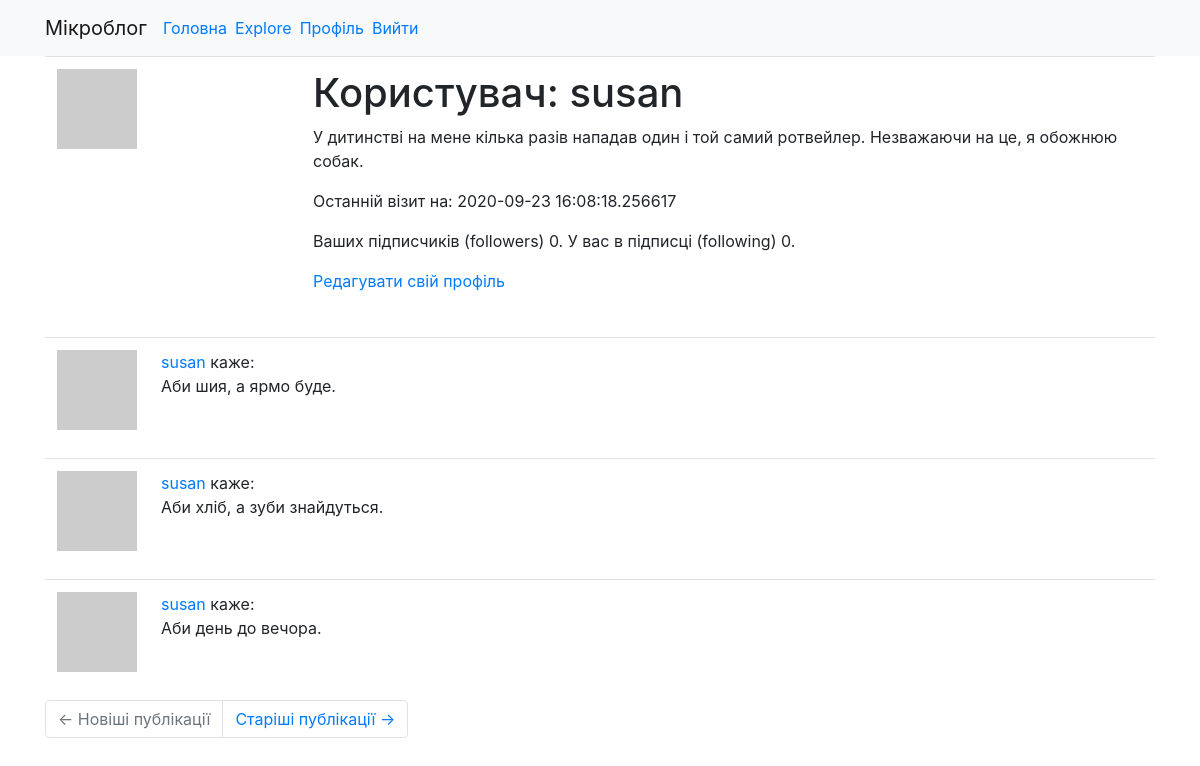
Before: /user/susan (signed in) with the older database file.
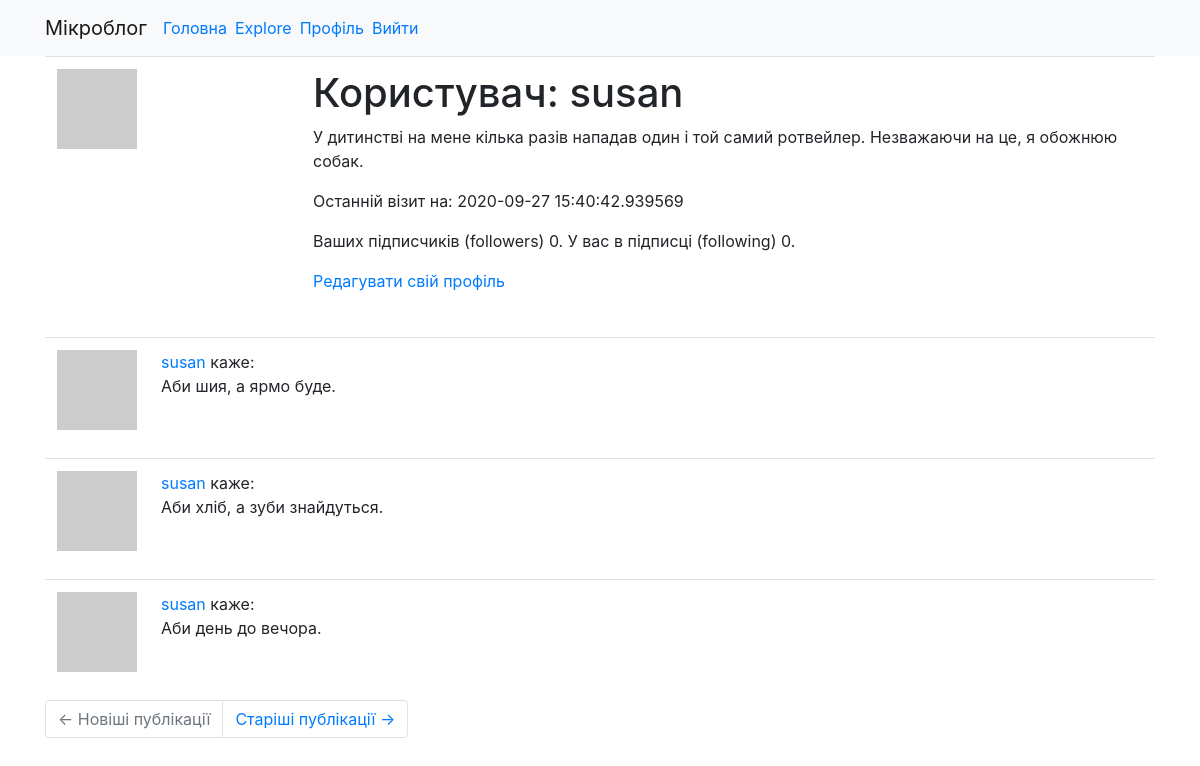
After: the same page with the newer database file.
### app/models.py (models this page shows, shortened)
class User(UserMixin, db.Model):
    id = db.Column(db.Integer, primary_key=True)
    username = db.Column(db.String(64), index=True, unique=True)
    email = db.Column(db.String(120), index=True, unique=True)
    password_hash = db.Column(db.String(128))
    posts = db.relationship('Post', backref='author', lazy='dynamic')
    about_me = db.Column(db.String(140))
    last_seen = db.Column(db.DateTime, default=datetime.utcnow)
    followed = db.relationship(
        'User', secondary=followers,
        primaryjoin=(followers.c.follower_id == id),
        secondaryjoin=(followers.c.followed_id == id),
        backref=db.backref('followers', lazy='dynamic'), lazy='dynamic')
    def avatar(self, size):
        digest = md5(self.email.lower().encode('utf-8')).hexdigest()
        return 'https://www.gravatar.com/avatar/{}?d=identicon&s={}'.format(
            digest, size)

class Post(db.Model):
    id = db.Column(db.Integer, primary_key=True)
    body = db.Column(db.String(140))
    timestamp = db.Column(db.DateTime, index=True, default=datetime.utcnow)
    user_id = db.Column(db.Integer, db.ForeignKey('user.id'))

### app/routes.py (the view)
@app.route('/user/<username>')
@login_required
def user(username):
    user = User.query.filter_by(username=username).first_or_404()
    page = request.args.get('page', 1, type=int)
    posts = user.posts.order_by(Post.timestamp.desc()).paginate(
        page, app.config['POSTS_PER_PAGE'], False)
    next_url = url_for('user', username=user.username, page=posts.next_num) \
        if posts.has_next else None
    prev_url = url_for('user', username=user.username, page=posts.prev_num) \
        if posts.has_prev else None
    return render_template('user.html', user=user, posts=posts.items, next_url=next_url, prev_url=prev_url)

### app/models.py (called while the page is built)
@login.user_loader
def load_user(id):
    return User.query.get(int(id))

### app/routes.py (called while the page is built)
@app.before_request
def before_request():
    if current_user.is_authenticated:
        current_user.last_seen = datetime.utcnow()
        db.session.commit()

### app/templates/user.html
{% extends "base.html" %}
{% block content %}
<table class="table table-hover">
	<tr valign="top">
		<td width="256px"><img src="{{ user.avatar(256) }}"></td>
		<td>
			<h1>Користувач: {{ user.username }}</h1>
			{% if user.about_me %}<p>{{ user.about_me }}</p>{% endif %}
			{% if user.last_seen %}<p>Останній візит на: {{ user.last_seen }}</p>{%endif %}
			<p>Ваших підписчиків (followers) {{ user.followers.count() }}. У вас в підписці (following)
				{{ user.followed.count() }}.</p>
			{% if user == current_user %}
			<p><a href="{{ url_for('edit_profile') }}">Редагувати свій профіль</a></p>
			{% elif not current_user.is_following(user) %}
			<p><a href="{{ url_for('follow', username=user.username) }}">Підписатись (Follow)</a></p>
			{% else %}
			<p><a href="{{ url_for('unfollow', username=user.username) }}">Відписатись (Unfollow)</a></p>
			{% endif %}
		</td>
	</tr>
</table>
{% for post in posts %}
{% include '_post.html' %}
{% endfor %}
{% include 'page_navigation.html' %}
{% endblock %}

### app/templates/base.html (shortened to what this page needs)
<!DOCTYPE html>
<html lang="uk-UA" dir="ltr">
<head>
    <link rel="stylesheet" href="https://stackpath.bootstrapcdn.com/bootstrap/4.3.1/css/bootstrap.min.css"
>
</head>
<body>
<nav class="navbar navbar-expand-lg navbar-light bg-light">
    <div class="container">
        <a class="navbar-brand" href="{{ url_for('index') }}">Мікроблог</a>
        <div class="collapse navbar-collapse" id="navbarSupportedContent">
            <ul class="navbar-nav mr-auto">
                <li class="nav-item mr-2">
                    <a href="{{ url_for('index') }}">Головна</a>
                </li>
                <li class="nav-item mr-2">
                    <a href="{{ url_for('explore') }}">Explore</a>
                </li>
                {% if current_user.is_anonymous %}
                <li class="nav-item">
                    <a href="{{ url_for('login') }}">Увійти</a>
                </li>
                {% else %}
                <li class="nav-item mr-2">
                    <a href="{{ url_for('user', username=current_user.username) }}">Профіль</a>
                </li>
                <li class="nav-item">
                    <a href="{{ url_for('logout') }}">Вийти</a>
                </li>
                {% endif %}
            </ul>
        </div>
    </div>
</nav>
<div class="container">
    {% block content %}{% endblock %}
</div>
</body>
</html>

### app/templates/_post.html
<table class="table table-hover">
	<tr>
		<td width="70px">
			<a href="{{ url_for('user', username=post.author.username) }}">
				<img src="{{ post.author.avatar(70) }}">
		</td>
		<td>
			<a href="{{ url_for('user', username=post.author.username) }}">
				{{ post.author.username }}
			</a> каже:<br>{{ post.body }}
		</td>
	</tr>
</table>

### app/templates/page_navigation.html
<nav aria-label="Page navigation example">
	<ul class="pagination">
		<li class="page-item{% if not prev_url %} disabled{% endif %}">
			<a class="page-link" href="{{ prev_url or '#' }}">
				<span aria-hidden="true">&larr;</span> Новіші публікації
			</a>
		</li>
		<li class="page-item{% if not next_url %} disabled{% endif %}">
			<a class="page-link" href="{{ next_url or '#' }}">
				Старіші публікації <span aria-hidden="true">&rarr;</span>
			</a>
		</li>
	</ul>
</nav>

Changed rows visible on the page:
changed User "susan": last_seen "2020-09-23 16:08:18.256617" → "2020-09-27 15:40:42.939569"
